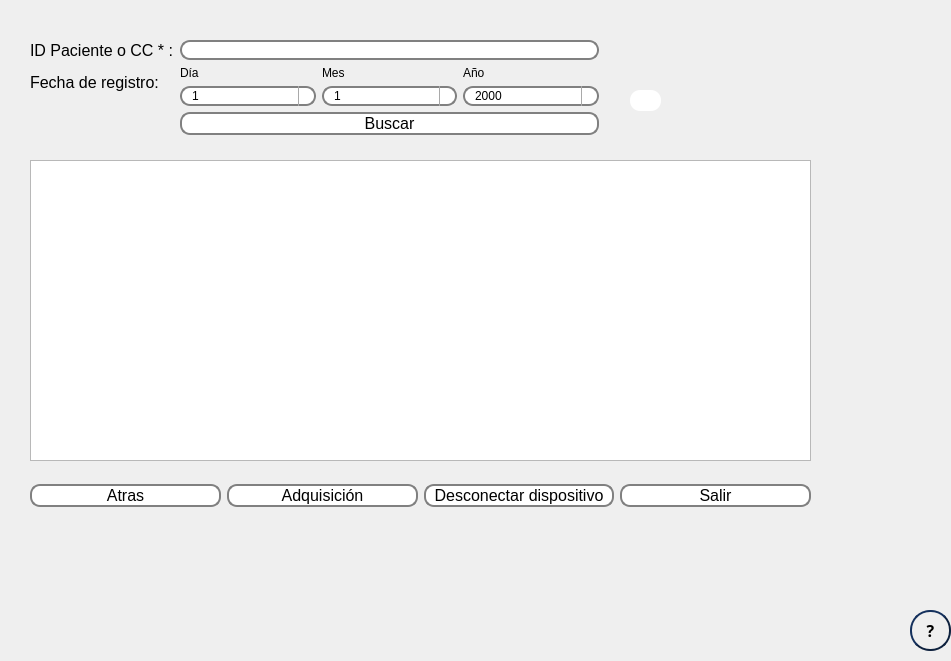
      <widget class="QWidget" name="Adquisicion_2">
       <property name="geometry">
        <rect>
         <x>0</x>
         <y>0</y>
         <width>951</width>
         <height>661</height>
        </rect>
       </property>
       <widget class="QLabel" name="logo">
        <property name="geometry">
         <rect>
          <x>780</x>
          <y>20</y>
          <width>171</width>
          <height>111</height>
         </rect>
        </property>
        <property name="text">
         <string/>
        </property>
       </widget>
       <widget class="QWidget" name="verticalLayoutWidget_2">
        <property name="geometry">
         <rect>
          <x>30</x>
          <y>460</y>
          <width>781</width>
          <height>71</height>
         </rect>
        </property>
        <layout class="QGridLayout" name="gridLayout">
         <item row="0" column="3">
          <widget class="QPushButton" name="exit">
           <property name="font">
            <font>
             <pointsize>12</pointsize>
            </font>
           </property>
           <property name="styleSheet">
            <string notr="true">QPushButton {
    border: 2px solid gray;
    border-radius: 10px;
    padding: 0 8px;
    background: rgb(255, 255, 255);
    selection-background-color: darkgray;
    }

QPushButton:hover {
    border: 2px solid gray;
    border-radius: 10px;
    padding: 0 8px;
    background: rgb(222, 222, 222);
    selection-background-color: darkgray;
    }

QPushButton:pressed {
    border: 2px solid gray;
    border-radius: 10px;
    padding: 0 8px;
    background:rgb(176, 176, 176);
    selection-background-color: darkgray;
    }
</string>
           </property>
           <property name="text">
            <string>Salir</string>
           </property>
          </widget>
         </item>
         <item row="0" column="0">
          <widget class="QPushButton" name="back">
           <property name="font">
            <font>
             <pointsize>12</pointsize>
            </font>
           </property>
           <property name="styleSheet">
            <string notr="true">QPushButton {
    border: 2px solid gray;
    border-radius: 10px;
    padding: 0 8px;
    background: rgb(255, 255, 255);
    selection-background-color: darkgray;
    }

QPushButton:hover {
    border: 2px solid gray;
    border-radius: 10px;
    padding: 0 8px;
    background: rgb(222, 222, 222);
    selection-background-color: darkgray;
    }

QPushButton:pressed {
    border: 2px solid gray;
    border-radius: 10px;
    padding: 0 8px;
    background:rgb(176, 176, 176);
    selection-background-color: darkgray;
    }
</string>
           </property>
           <property name="text">
            <string>Atras</string>
           </property>
           <property name="autoDefault">
            <bool>false</bool>
           </property>
          </widget>
         </item>
         <item row="0" column="1">
          <widget class="QPushButton" name="patientAcquisition">
           <property name="font">
            <font>
             <pointsize>12</pointsize>
            </font>
           </property>
           <property name="styleSheet">
            <string notr="true">QPushButton {
    border: 2px solid gray;
    border-radius: 10px;
    padding: 0 8px;
    background: rgb(255, 255, 255);
    selection-background-color: darkgray;
    }

QPushButton:hover {
    border: 2px solid gray;
    border-radius: 10px;
    padding: 0 8px;
    background: rgb(222, 222, 222);
    selection-background-color: darkgray;
    }

QPushButton:pressed {
    border: 2px solid gray;
    border-radius: 10px;
    padding: 0 8px;
    background:rgb(176, 176, 176);
    selection-background-color: darkgray;
    }
</string>
           </property>
           <property name="text">
            <string>Adquisición</string>
           </property>
          </widget>
         </item>
         <item row="0" column="2">
          <widget class="QPushButton" name="stopDevice">
           <property name="font">
            <font>
             <pointsize>12</pointsize>
             <stylestrategy>PreferAntialias</stylestrategy>
            </font>
           </property>
           <property name="mouseTracking">
            <bool>false</bool>
           </property>
           <property name="tabletTracking">
            <bool>false</bool>
           </property>
           <property name="acceptDrops">
            <bool>false</bool>
           </property>
           <property name="styleSheet">
            <string notr="true">QPushButton {
    border: 2px solid gray;
    border-radius: 10px;
    padding: 0 8px;
    background: rgb(255, 255, 255);
    selection-background-color: darkgray;
    }

QPushButton:hover {
    border: 2px solid gray;
    border-radius: 10px;
    padding: 0 8px;
    background: rgb(222, 222, 222);
    selection-background-color: darkgray;
    }

QPushButton:pressed {
    border: 2px solid gray;
    border-radius: 10px;
    padding: 0 8px;
    background:rgb(176, 176, 176);
    selection-background-color: darkgray;
    }
</string>
           </property>
           <property name="text">
            <string>Desconectar dispositivo</string>
           </property>
          </widget>
         </item>
        </layout>
       </widget>
       <widget class="QListWidget" name="reportPatient">
        <property name="geometry">
         <rect>
          <x>30</x>
          <y>160</y>
          <width>781</width>
          <height>301</height>
         </rect>
        </property>
        <property name="font">
         <font>
          <pointsize>12</pointsize>
         </font>
        </property>
       </widget>
       <widget class="QPushButton" name="adquisitionInfo">
        <property name="geometry">
         <rect>
          <x>910</x>
          <y>610</y>
          <width>41</width>
          <height>41</height>
         </rect>
        </property>
        <property name="font">
         <font>
          <family>Footlight MT Light</family>
          <pointsize>12</pointsize>
          <weight>75</weight>
          <bold>true</bold>
         </font>
        </property>
        <property name="toolTip">
         <string>&lt;html&gt;&lt;head/&gt;&lt;body&gt;&lt;p&gt;&lt;span style=&quot; font-weight:400;&quot;&gt;Presione para obtener más información&lt;/span&gt;&lt;/p&gt;&lt;/body&gt;&lt;/html&gt;</string>
        </property>
        <property name="styleSheet">
         <string notr="true">QPushButton {
    color: rgb(0, 0, 0);
    border: 2px solid #0e213e;
    border-radius: 20px;
    border-style: outset;
    background: qradialgradient(
        cx: 0.3, cy: -0.4, fx: 0.3, fy: -0.4,
        radius: 1.35, stop: 0 #fff, stop: 1 #1c437d
        );
    padding: 5px;
    }

QPushButton:hover {
    background: qradialgradient(
        cx: 0.3, cy: -0.4, fx: 0.3, fy: -0.4,
        radius: 1.35, stop: 0 #fff, stop: 1 #6587ba
        );
    }

QPushButton:pressed {
    border-style: inset;
    background: qradialgradient(
        cx: 0.4, cy: -0.1, fx: 0.4, fy: -0.1,
        radius: 1.35, stop: 0 #fff, stop: 1 #15325e
        );
    }</string>
        </property>
        <property name="text">
         <string>?</string>
        </property>
       </widget>
       <widget class="QLabel" name="cloud">
        <property name="geometry">
         <rect>
          <x>610</x>
          <y>70</y>
          <width>111</width>
          <height>61</height>
         </rect>
        </property>
        <property name="text">
         <string/>
        </property>
       </widget>
       <widget class="QPushButton" name="cloudButton">
        <property name="geometry">
         <rect>
          <x>630</x>
          <y>90</y>
          <width>31</width>
          <height>21</height>
         </rect>
        </property>
        <property name="styleSheet">
         <string notr="true">QPushButton{   
	background-color:rgb(255, 255, 255);
   width:200px;
   height:70px;
   border-radius: 10px;
}</string>
        </property>
        <property name="text">
         <string/>
        </property>
       </widget>
       <widget class="QWidget" name="formLayoutWidget">
        <property name="geometry">
         <rect>
          <x>30</x>
          <y>40</y>
          <width>569</width>
          <height>114</height>
         </rect>
        </property>
        <layout class="QFormLayout" name="formLayout">
         <item row="0" column="0">
          <widget class="QLabel" name="idccPatient">
           <property name="font">
            <font>
             <pointsize>12</pointsize>
            </font>
           </property>
           <property name="text">
            <string>ID Paciente o CC * :</string>
           </property>
          </widget>
         </item>
         <item row="0" column="1">
          <widget class="QLineEdit" name="idccAnswer">
           <property name="toolTip">
            <string>&lt;html&gt;&lt;head/&gt;&lt;body&gt;&lt;p&gt;ID Paciente: Coloque el número que identifica al paciente&lt;/p&gt;&lt;/body&gt;&lt;/html&gt;</string>
           </property>
           <property name="styleSheet">
            <string notr="true">QLineEdit {
    border: 2px solid gray;
    border-radius: 10px;
    padding: 0 8px;
    background: rgb(255, 255, 255);
    selection-background-color: darkgray;
}
</string>
           </property>
          </widget>
         </item>
         <item row="1" column="0">
          <widget class="QLabel" name="patientName">
           <property name="font">
            <font>
             <pointsize>12</pointsize>
            </font>
           </property>
           <property name="text">
            <string>Fecha de registro:</string>
           </property>
          </widget>
         </item>
         <item row="1" column="1">
          <layout class="QGridLayout" name="gridLayout_3">
           <item row="1" column="0">
            <widget class="QSpinBox" name="dayRegister">
             <property name="cursor">
              <cursorShape>PointingHandCursor</cursorShape>
             </property>
             <property name="styleSheet">
              <string notr="true">QSpinBox{
    border: 2px solid gray;
    border-radius: 10px;
    padding: 0 8px;
    background: rgb(255, 255, 255);
    selection-background-color: rgb(126, 126, 126);
}
QSpinBox::up-button, QSpinBox::down-button {
	 subcontrol-origin: border;
     padding-left: 0px;
     padding-right: 11px;
     width: 6px; 
    border-left-width: 1px;
    border-left-color: darkgray;
    border-left-style: solid;
    border-top-right-radius: 3px; 
    border-bottom-right-radius: 3px;
     /*border-width: 1px;
     border-radius: 1px;*/
	
}
QSpinBox::up-button:hover, QSpinBox::down-button:hover {
    background-color:  rgb(126, 126, 126);
}
</string>
             </property>
             <property name="minimum">
              <number>1</number>
             </property>
             <property name="maximum">
              <number>30</number>
             </property>
            </widget>
           </item>
           <item row="1" column="1">
            <widget class="QSpinBox" name="monthRegister">
             <property name="cursor">
              <cursorShape>PointingHandCursor</cursorShape>
             </property>
             <property name="styleSheet">
              <string notr="true">QSpinBox{
    border: 2px solid gray;
    border-radius: 10px;
    padding: 0 8px;
    background: rgb(255, 255, 255);
    selection-background-color: rgb(126, 126, 126);
}
QSpinBox::up-button, QSpinBox::down-button {
	 subcontrol-origin: border;
     padding-left: 0px;
     padding-right: 11px;
     width: 6px; 
    border-left-width: 1px;
    border-left-color: darkgray;
    border-left-style: solid;
    border-top-right-radius: 3px; 
    border-bottom-right-radius: 3px;
     /*border-width: 1px;
     border-radius: 1px;*/
	
}
QSpinBox::up-button:hover, QSpinBox::down-button:hover {
    background-color:  rgb(126, 126, 126);
}
</string>
             </property>
             <property name="minimum">
              <number>1</number>
             </property>
             <property name="maximum">
              <number>12</number>
             </property>
            </widget>
           </item>
           <item row="1" column="2">
            <widget class="QSpinBox" name="ageRegister">
             <property name="cursor">
              <cursorShape>PointingHandCursor</cursorShape>
             </property>
             <property name="styleSheet">
              <string notr="true">QSpinBox{
    border: 2px solid gray;
    border-radius: 10px;
    padding: 0 8px;
    background: rgb(255, 255, 255);
    selection-background-color: rgb(126, 126, 126);
}
QSpinBox::up-button, QSpinBox::down-button {
	 subcontrol-origin: border;
     padding-left: 0px;
     padding-right: 11px;
     width: 6px; 
    border-left-width: 1px;
    border-left-color: darkgray;
    border-left-style: solid;
    border-top-right-radius: 3px; 
    border-bottom-right-radius: 3px;
     /*border-width: 1px;
     border-radius: 1px;*/
	
}
QSpinBox::up-button:hover, QSpinBox::down-button:hover {
    background-color:  rgb(126, 126, 126);
}
</string>
             </property>
             <property name="minimum">
              <number>2000</number>
             </property>
             <property name="maximum">
              <number>3000</number>
             </property>
            </widget>
           </item>
           <item row="0" column="0">
            <widget class="QLabel" name="day">
             <property name="text">
              <string>Día</string>
             </property>
            </widget>
           </item>
           <item row="0" column="1">
            <widget class="QLabel" name="month">
             <property name="text">
              <string>Mes</string>
             </property>
            </widget>
           </item>
           <item row="0" column="2">
            <widget class="QLabel" name="age">
             <property name="text">
              <string>Año</string>
             </property>
            </widget>
           </item>
          </layout>
         </item>
         <item row="2" column="1">
          <widget class="QPushButton" name="dataSet">
           <property name="font">
            <font>
             <pointsize>12</pointsize>
             <stylestrategy>PreferAntialias</stylestrategy>
            </font>
           </property>
           <property name="mouseTracking">
            <bool>false</bool>
           </property>
           <property name="tabletTracking">
            <bool>false</bool>
           </property>
           <property name="acceptDrops">
            <bool>false</bool>
           </property>
           <property name="styleSheet">
            <string notr="true">QPushButton {
    border: 2px solid gray;
    border-radius: 10px;
    padding: 0 8px;
    background: rgb(255, 255, 255);
    selection-background-color: darkgray;
    }

QPushButton:hover {
    border: 2px solid gray;
    border-radius: 10px;
    padding: 0 8px;
    background: rgb(222, 222, 222);
    selection-background-color: darkgray;
    }

QPushButton:pressed {
    border: 2px solid gray;
    border-radius: 10px;
    padding: 0 8px;
    background:rgb(176, 176, 176);
    selection-background-color: darkgray;
    }
</string>
           </property>
           <property name="text">
            <string>Buscar</string>
           </property>
          </widget>
         </item>
        </layout>
       </widget>
      </widget>
